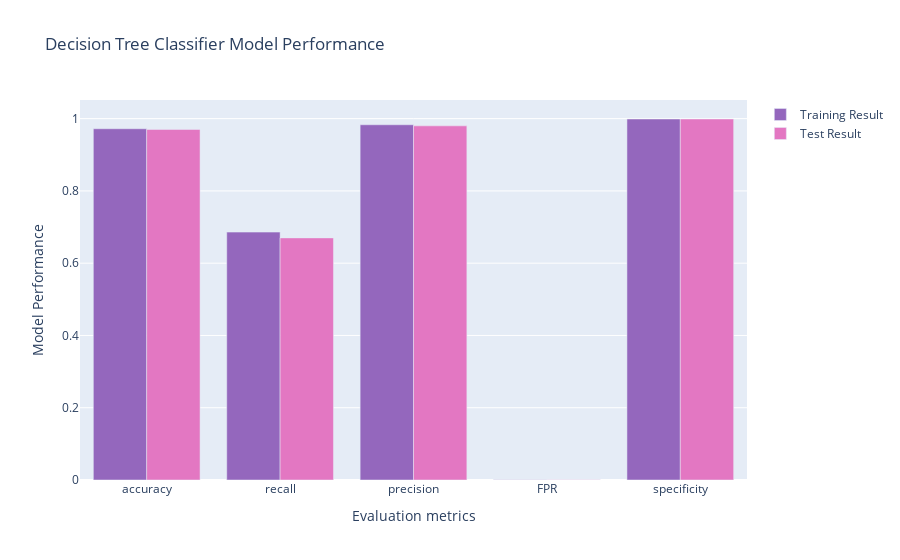

The notebook cell this image was saved under:
### Code cell
import plotly.graph_objects as go
# Plotting
metrics = list(dtc_result_train.keys())
values_train = list(dtc_result_train.values())
values_test = list(dtc_result_test.values())

fig = go.Figure()
fig.add_trace(go.Bar(x=metrics, y=values_train,marker_color='#9467bd', name='Training Result'))
fig.add_trace(go.Bar(x=metrics, y=values_test,marker_color='#e377c2', name='Test Result'))

fig.update_layout(
    title=' Decision Tree Classifier Model Performance',
    xaxis_title='Evaluation metrics',
    yaxis_title='Model Performance',
    barmode='group'
)

fig.show()

### Figure 1 — Plotly figure (JSON) as saved in the notebook; plotly's stock layout.template omitted (floating-point values rounded to 4 significant figures)
{"data": [{"marker": {"color": "#9467bd"}, "name": "Training Result", "type": "bar", "x": ["accuracy", "recall", "precision", "FPR", "specificity"], "y": [0.972, 0.686, 0.983, 0.001, 0.999]}, {"marker": {"color": "#e377c2"}, "name": "Test Result", "type": "bar", "x": ["accuracy", "recall", "precision", "FPR", "specificity"], "y": [0.97, 0.67, 0.98, 0.001, 0.999]}], "layout": {"barmode": "group", "title": {"text": " Decision Tree Classifier Model Performance"}, "xaxis": {"title": {"text": "Evaluation metrics"}}, "yaxis": {"title": {"text": "Model Performance"}}}}
